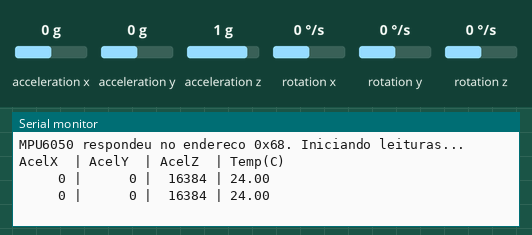
A sketch run on a simulated ESP32. Shown: the last lines printed to the serial monitor. Wiring (inferred from the names in the program): MPU-6050 motion sensor at I2C address 0x68. The inputs (shaded band) are chosen by the test bench; at power-on: acceleration x 0 g, acceleration y 0 g, acceleration z 1 g, rotation x 0 °/s, rotation y 0 °/s, rotation z 0 °/s.

Above: at 1.7 s.
1.8 s: acceleration x set to -1.4 g
At 3.3 s:
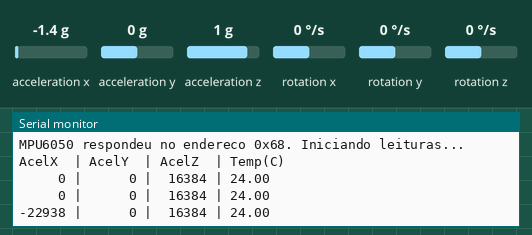
5.0 s: acceleration y set to -1.4 g
At 6.3 s:
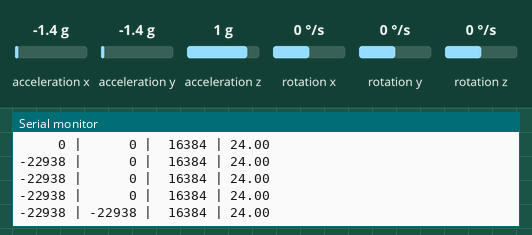
8.0 s: acceleration z set to -1.4 g
At 8.9 s:
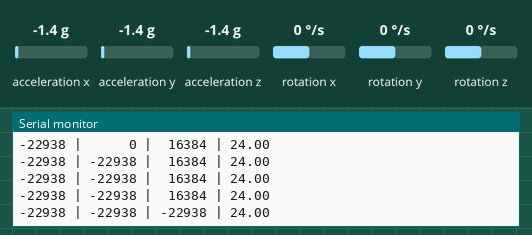
11.0 s: acceleration x set to 0 g
At 12.3 s:
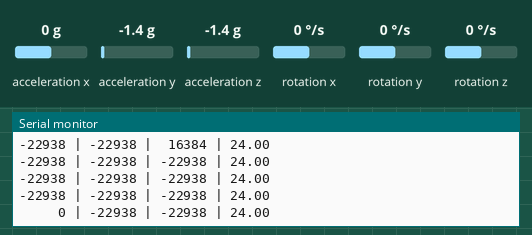
14.0 s: acceleration y set to 0 g
At 15.1 s:
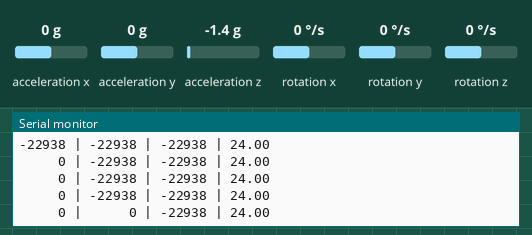
17.0 s: acceleration z set to 0 g
At 18.3 s:
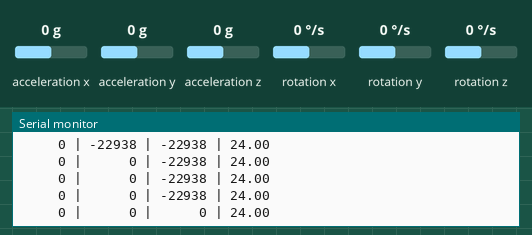

Measured:
- after the input at 1.8 s, the serial monitor: prints a new line after 0.71 s (image 1)
- after the input at 5.0 s, the serial monitor: prints a new line after 0.51 s (image 2)
- after the input at 8.0 s, the serial monitor: prints a new line after 0.52 s (image 3)
- after the input at 11.0 s, the serial monitor: prints a new line after 0.53 s (image 4)
- after the input at 14.0 s, the serial monitor: prints a new line after 0.53 s (image 5)
- after the input at 17.0 s, the serial monitor: prints a new line after 0.54 s (image 6)

The sketch:

teste_mpu6050_simples.ino
```cpp
// ================================================================
//   Teste simples do MPU6050 (vibração) — ESP32
//   Só le o sensor e mostra no Serial Monitor. Sem Wi-Fi, sem
//   planilha, sem classificação — só pra confirmar que o sensor
//   está respondendo e os valores fazem sentido.
//
//   Pinagem:
//     MPU6050 -> I2C padrão do ESP32 (SDA=GPIO21, SCL=GPIO22, VCC=3.3V, GND=GND)
// ================================================================

#include <Wire.h>

const int ENDERECO_MPU = 0x68;

void setup() {
  Serial.begin(115200);
  delay(500);

  Wire.begin();        // SDA=21, SCL=22 por padrão no ESP32
  Wire.setClock(100000);

  // Acorda o MPU6050 (ele começa em modo "sleep" por padrão)
  Wire.beginTransmission(ENDERECO_MPU);
  Wire.write(0x6B);   // registrador PWR_MGMT_1
  Wire.write(0x00);   // 0x00 = acorda o sensor
  byte erro = Wire.endTransmission(true);

  if (erro == 0) {
    Serial.println("MPU6050 respondeu no endereco 0x68. Iniciando leituras...");
  } else {
    Serial.println("ERRO: MPU6050 nao respondeu. Confere fiacao (SDA=21, SCL=22) e alimentacao.");
  }

  Serial.println("AcelX  | AcelY  | AcelZ  | Temp(C)");
}

void loop() {
  Wire.beginTransmission(ENDERECO_MPU);
  Wire.write(0x3B);  // primeiro registrador de aceleração (ACCEL_XOUT_H)
  byte erro = Wire.endTransmission(false);

  if (erro != 0) {
    Serial.printf("Falha na leitura (endTransmission erro=%d)\n", erro);
    delay(1000);
    return;
  }

  Wire.requestFrom(ENDERECO_MPU, 14, true);

  if (Wire.available() < 14) {
    Serial.println("Falha na leitura (bytes insuficientes)");
    delay(1000);
    return;
  }

  int16_t acelX = (Wire.read() << 8) | Wire.read();
  int16_t acelY = (Wire.read() << 8) | Wire.read();
  int16_t acelZ = (Wire.read() << 8) | Wire.read();
  int16_t tempRaw = (Wire.read() << 8) | Wire.read();
  Wire.read(); Wire.read(); Wire.read(); Wire.read(); Wire.read(); Wire.read(); // giroscópio, ignorado aqui

  float temperaturaC = (tempRaw / 340.0) + 36.53;

  Serial.printf("%6d | %6d | %6d | %.2f\n", acelX, acelY, acelZ, temperaturaC);

  delay(1000); // 1 leitura por segundo
}
```
